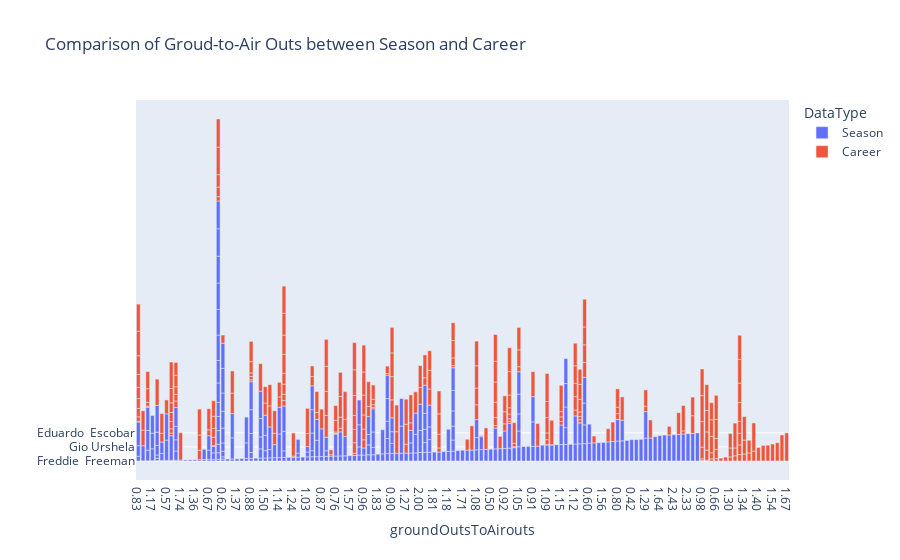

Source (notebook cell):
### Code cell
combined_data = pd.concat([player_season.assign(DataType='Season'),
                           player_career.assign(DataType='Career')])
fig = px.bar(combined_data, x='groundOutsToAirouts', y='FullName', color='DataType',
             title='Comparison of Groud-to-Air Outs between Season and Career',
             orientation='v')
fig.update_layout(yaxis=dict(title=''))
fig.show()

### Figure 1 — Plotly figure (JSON) as saved in the notebook; plotly's stock layout.template omitted (floating-point values rounded to 4 significant figures; data arrays with more than 128 entries replaced by an {"elided": "..."} marker saying what was removed)
{"data": [{"alignmentgroup": "True", "hovertemplate": "DataType=Season<br>groundOutsToAirouts=%{x}<br>FullName=%{y}<extra></extra>", "legendgroup": "Season", "marker": {"color": "#636efa", "pattern": {"shape": ""}}, "name": "Season", "offsetgroup": "Season", "orientation": "v", "showlegend": true, "textposition": "auto", "type": "bar", "x": {"elided": "274 str values"}, "xaxis": "x", "y": {"elided": "274 str values"}, "yaxis": "y"}, {"alignmentgroup": "True", "hovertemplate": "DataType=Career<br>groundOutsToAirouts=%{x}<br>FullName=%{y}<extra></extra>", "legendgroup": "Career", "marker": {"color": "#EF553B", "pattern": {"shape": ""}}, "name": "Career", "offsetgroup": "Career", "orientation": "v", "showlegend": true, "textposition": "auto", "type": "bar", "x": {"elided": "274 str values"}, "xaxis": "x", "y": {"elided": "274 str values"}, "yaxis": "y"}], "layout": {"barmode": "relative", "legend": {"title": {"text": "DataType"}, "tracegroupgap": 0}, "title": {"text": "Comparison of Groud-to-Air Outs between Season and Career"}, "xaxis": {"anchor": "y", "domain": [0, 1], "title": {"text": "groundOutsToAirouts"}}, "yaxis": {"anchor": "x", "domain": [0, 1], "title": {"text": ""}}}}
